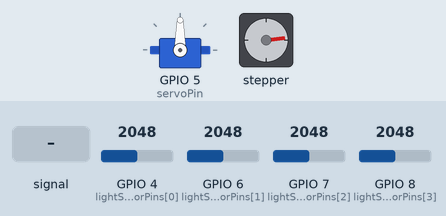
The sketch below on a simulated ESP32. Shown: servo, stepper motor. The inputs (shaded band) are chosen by the test bench; at power-on: GPIO 6 (lightSensorPins[1]) = 2048, GPIO 7 (lightSensorPins[2]) = 2048, GPIO 8 (lightSensorPins[3]) = 2048, GPIO 4 (lightSensorPins[0]) = 2048. Stepper angles assume 2048 steps per turn; what the sketch prints to the serial monitor is not drawn.

Above: at 4.2 s.
4.3 s: GPIO 4 (lightSensorPins[0]) fed a 200 Hz sine of ±327 counts around its level
At 4.65 s:
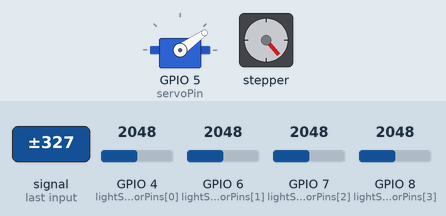
7.3 s: GPIO 6 (lightSensorPins[1]) set to 1228
At 7.95 s:
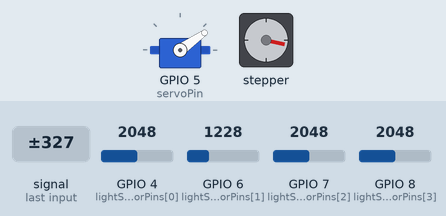
10.3 s: GPIO 7 (lightSensorPins[2]) set to 1228
13.3 s: GPIO 8 (lightSensorPins[3]) set to 1228
16.3 s: GPIO 4 (lightSensorPins[0]) set to 2866
At 16.65 s:
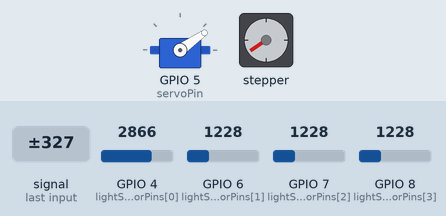
19.3 s: GPIO 4 (lightSensorPins[0]) set to 1981
22.3 s: GPIO 4 (lightSensorPins[0]) set to 1885
At 22.66 s:
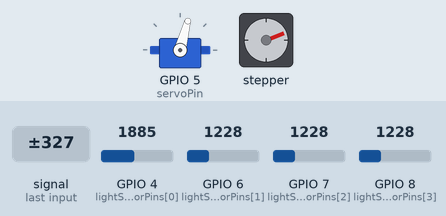
Timing chart, 0 to 26.3 s (numbered marks = the images above; inputs shaded):
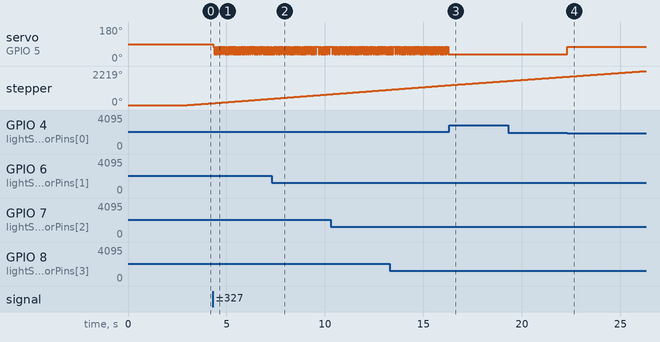

Measured:
- the behaviour switches between 1949 and 1948 on GPIO 4 (lightSensorPins[0]) (found by bisection; images 3 and 4)
- after the input at 16.3 s, servo on GPIO 5 (servoPin): stops changing and stays 35°
- after the input at 22.3 s, servo on GPIO 5 (servoPin): 35° → 75° at once

The sketch:

project4.ino
```cpp
#include <ESP32Servo.h>
#include <AccelStepper.h>

const int numSensors = 4;
const int lightSensorPins[numSensors] = {4, 6, 7, 8};
int lightThresholdOn[numSensors];
int lightThresholdOff[numSensors];
bool shadowed[numSensors] = {false, false, false, false};

const unsigned long calibrationTime = 3000;
const int onOffset = 100; // the deviation from average brightness during calibration to trigger a tick
const int offOffset = 50; // the deviation from average brightness during calibration to untrigger a tick

Servo myServo;
int servoPin = 5;

int IN1Pin = 15;
int IN2Pin = 16;
int IN3Pin = 17;
int IN4Pin = 18;

// initialize stepper
#define motorInterfaceType 4
AccelStepper myStepper(motorInterfaceType, IN1Pin, IN3Pin, IN2Pin, IN4Pin);

const int stepsPerRevolution = 2048;
const int leftServoDegree = 35; // the degree that the servo will snap to in a tick when it is to the right
const int rightServoDegree = 75; // the degree that the servo will snap to in a tick when it is to the left

float BPM = 80.0; // the estimate BPM of the metronome, can't go much higher than 80 :(

bool servoAtLeft = false; // bool to determine location of servo quickly

// Called at setup, will calibrate for calibrationTime milliseconds by taking the average brightness reading for each sensor and setting appropriate off and on thresholds.
void calibrateSensors() {
  Serial.println("Calibrating...");

  long sum[numSensors] = {0, 0, 0, 0};
  long count = 0;
  unsigned long start = millis();

  while (millis() - start < calibrationTime) {
    for (int i = 0; i < numSensors; i++) {
      sum[i] += analogRead(lightSensorPins[i]);
    }
    count++;
    delay(5);
  }

  for (int i = 0; i < numSensors; i++) {
    int average = sum[i] / count;
    lightThresholdOn[i] = average - onOffset;
    lightThresholdOff[i] = average - offOffset;
  }

  Serial.println("Calibration done");
}

// tick the servo by turning angle to servoAtLeft when it's at servoAtRight, and vice versa.
void tickServo() {
  if (servoAtLeft) {
    myServo.write(rightServoDegree);
    servoAtLeft = !servoAtLeft;
  } else {
    myServo.write(leftServoDegree);
    servoAtLeft = !servoAtLeft;
  }
}

void setup() {
  Serial.begin(115200);

  myStepper.setMaxSpeed(1000);
    myStepper.setSpeed(BPM / 60.0 / numSensors * stepsPerRevolution); // set the constant speed of the stepper

  myServo.attach(servoPin);

  calibrateSensors();
}


void loop() {
  myStepper.runSpeed();


  // for each sensor, detect if the shadowed bool needs to be turned off or on. If turned on, then tick the servo.
  int brightness[numSensors];
  for (int i = 0; i < numSensors; i++) {
      brightness[i] = analogRead(lightSensorPins[i]);
      if (!shadowed[i] && brightness[i] <= lightThresholdOn[i]) {
        shadowed[i] = true;
        Serial.println("ticked");
        Serial.println(i);
        tickServo();
      } else if (shadowed[i] && brightness[i] > lightThresholdOff[i]) {
        shadowed[i] = false;
      }
  }
}
```
